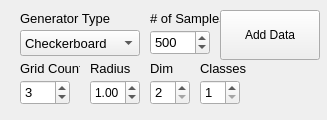
<?xml version="1.0" encoding="UTF-8"?>
<ui version="4.0">
 <class>DatasetGenerator</class>
 <widget class="QWidget" name="DatasetGenerator">
  <property name="geometry">
   <rect>
    <x>0</x>
    <y>0</y>
    <width>327</width>
    <height>120</height>
   </rect>
  </property>
  <property name="windowTitle">
   <string>Generate Standard Dataset</string>
  </property>
  <widget class="QSpinBox" name="classesCount">
   <property name="geometry">
    <rect>
     <x>200</x>
     <y>80</y>
     <width>40</width>
     <height>25</height>
    </rect>
   </property>
   <property name="font">
    <font>
     <pointsize>10</pointsize>
    </font>
   </property>
   <property name="minimum">
    <number>1</number>
   </property>
  </widget>
  <widget class="QPushButton" name="addButton">
   <property name="geometry">
    <rect>
     <x>220</x>
     <y>10</y>
     <width>100</width>
     <height>50</height>
    </rect>
   </property>
   <property name="text">
    <string>Add Data</string>
   </property>
  </widget>
  <widget class="QLabel" name="label_3">
   <property name="geometry">
    <rect>
     <x>20</x>
     <y>10</y>
     <width>90</width>
     <height>16</height>
    </rect>
   </property>
   <property name="font">
    <font>
     <pointsize>10</pointsize>
    </font>
   </property>
   <property name="text">
    <string>Generator Type</string>
   </property>
  </widget>
  <widget class="QSpinBox" name="countSpin">
   <property name="geometry">
    <rect>
     <x>150</x>
     <y>30</y>
     <width>60</width>
     <height>25</height>
    </rect>
   </property>
   <property name="font">
    <font>
     <pointsize>10</pointsize>
    </font>
   </property>
   <property name="minimum">
    <number>1</number>
   </property>
   <property name="maximum">
    <number>2000</number>
   </property>
   <property name="singleStep">
    <number>100</number>
   </property>
   <property name="value">
    <number>500</number>
   </property>
  </widget>
  <widget class="QLabel" name="dimLabel">
   <property name="geometry">
    <rect>
     <x>150</x>
     <y>60</y>
     <width>40</width>
     <height>16</height>
    </rect>
   </property>
   <property name="font">
    <font>
     <pointsize>10</pointsize>
    </font>
   </property>
   <property name="text">
    <string>Dim</string>
   </property>
  </widget>
  <widget class="QComboBox" name="generatorCombo">
   <property name="geometry">
    <rect>
     <x>20</x>
     <y>30</y>
     <width>120</width>
     <height>26</height>
    </rect>
   </property>
   <property name="font">
    <font>
     <pointsize>10</pointsize>
    </font>
   </property>
   <item>
    <property name="text">
     <string>Checkerboard</string>
    </property>
   </item>
   <item>
    <property name="text">
     <string>Concentric Circles</string>
    </property>
   </item>
   <item>
    <property name="text">
     <string>Spirals</string>
    </property>
   </item>
   <item>
    <property name="text">
     <string>Sinc</string>
    </property>
   </item>
   <item>
    <property name="text">
     <string>Gaussian</string>
    </property>
   </item>
   <item>
    <property name="text">
     <string>Cosine</string>
    </property>
   </item>
   <item>
    <property name="text">
     <string>Swiss Roll</string>
    </property>
   </item>
  </widget>
  <widget class="QDoubleSpinBox" name="radiusSpin">
   <property name="geometry">
    <rect>
     <x>90</x>
     <y>80</y>
     <width>50</width>
     <height>25</height>
    </rect>
   </property>
   <property name="font">
    <font>
     <pointsize>9</pointsize>
    </font>
   </property>
   <property name="minimum">
    <double>0.010000000000000</double>
   </property>
   <property name="maximum">
    <double>1000.000000000000000</double>
   </property>
   <property name="singleStep">
    <double>0.010000000000000</double>
   </property>
   <property name="value">
    <double>1.000000000000000</double>
   </property>
  </widget>
  <widget class="QLabel" name="radiusLabel">
   <property name="geometry">
    <rect>
     <x>90</x>
     <y>60</y>
     <width>40</width>
     <height>16</height>
    </rect>
   </property>
   <property name="font">
    <font>
     <pointsize>10</pointsize>
    </font>
   </property>
   <property name="text">
    <string>Radius</string>
   </property>
  </widget>
  <widget class="QLabel" name="classesLabel">
   <property name="geometry">
    <rect>
     <x>200</x>
     <y>60</y>
     <width>50</width>
     <height>16</height>
    </rect>
   </property>
   <property name="font">
    <font>
     <pointsize>10</pointsize>
    </font>
   </property>
   <property name="text">
    <string>Classes</string>
   </property>
  </widget>
  <widget class="QLabel" name="label">
   <property name="geometry">
    <rect>
     <x>150</x>
     <y>10</y>
     <width>70</width>
     <height>16</height>
    </rect>
   </property>
   <property name="font">
    <font>
     <pointsize>10</pointsize>
    </font>
   </property>
   <property name="text">
    <string># of Samples</string>
   </property>
  </widget>
  <widget class="QSpinBox" name="dimSpin">
   <property name="enabled">
    <bool>true</bool>
   </property>
   <property name="geometry">
    <rect>
     <x>150</x>
     <y>80</y>
     <width>40</width>
     <height>25</height>
    </rect>
   </property>
   <property name="font">
    <font>
     <pointsize>10</pointsize>
    </font>
   </property>
   <property name="minimum">
    <number>2</number>
   </property>
  </widget>
  <widget class="QSpinBox" name="gridCountSpin">
   <property name="geometry">
    <rect>
     <x>20</x>
     <y>80</y>
     <width>50</width>
     <height>25</height>
    </rect>
   </property>
   <property name="font">
    <font>
     <pointsize>10</pointsize>
    </font>
   </property>
   <property name="minimum">
    <number>1</number>
   </property>
   <property name="value">
    <number>3</number>
   </property>
  </widget>
  <widget class="QLabel" name="gridCountLabel">
   <property name="geometry">
    <rect>
     <x>20</x>
     <y>60</y>
     <width>60</width>
     <height>16</height>
    </rect>
   </property>
   <property name="font">
    <font>
     <pointsize>10</pointsize>
    </font>
   </property>
   <property name="text">
    <string>Grid Count</string>
   </property>
  </widget>
 </widget>
 <resources/>
 <connections/>
</ui>
